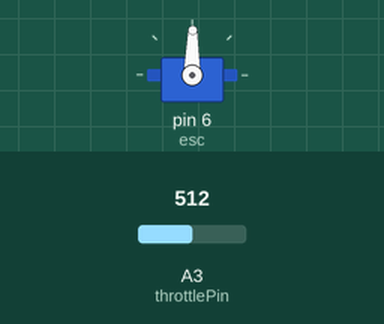
Simulated run of this sketch. Board: Arduino Uno, built with avr-gcc and run on an emulated ATmega328P. Parts: servo. The test bench sets the inputs (shaded band); at power-on: A3 (throttlePin) = 512.

Above: at 1.2 s.
1.3 s: A3 (throttlePin) set to 716
At 2.2 s:
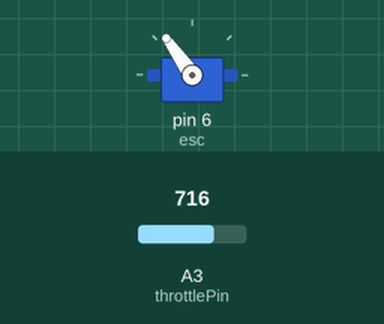
2.8 s: A3 (throttlePin) set to 900
At 3.3 s:
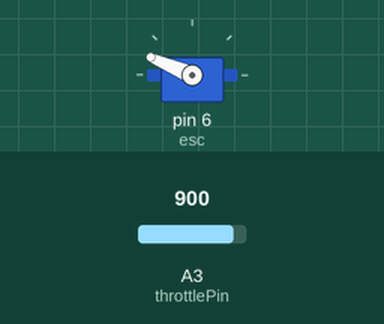
4.3 s: A3 (throttlePin) set to 1023
At 5.5 s:
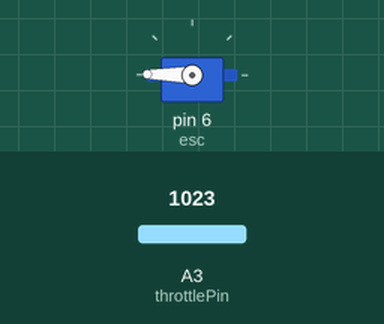
5.8 s: A3 (throttlePin) set to 306
At 6.8 s:
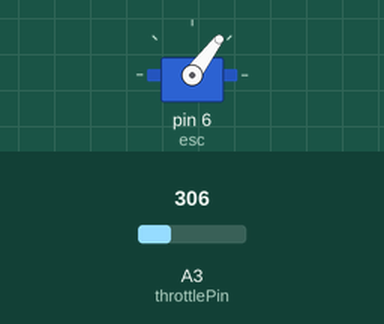
7.3 s: A3 (throttlePin) set to 122
At 7.9 s:
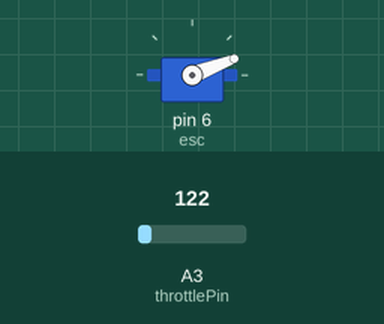
8.8 s: A3 (throttlePin) set to 511
At 9.1 s:
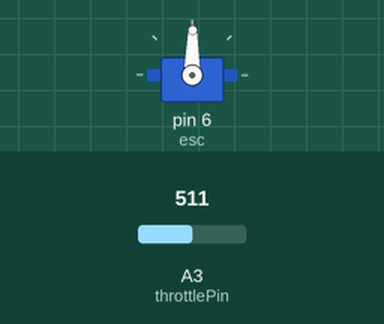
Timing chart, 0 to 11.3 s (numbered marks = the images above; inputs shaded):
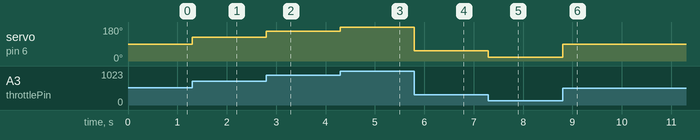

Measured:
- after the input at 1.3 s, servo on pin 6 (esc): 89° → 125° at once
- after the input at 2.8 s, servo on pin 6 (esc): 125° → 157° at once
- after the input at 4.3 s, servo on pin 6 (esc): 157° → 179° at once
- after the input at 5.8 s, servo on pin 6 (esc): 179° → 53° at once
- after the input at 7.3 s, servo on pin 6 (esc): 53° → 21° at once
- after the input at 8.8 s, servo on pin 6 (esc): 21° → 89° at once

The sketch:

escControl.ino
```cpp
#include <Servo.h>

Servo esc;              //create variable esc of type servo
int throttlePin = 3;    //analog input pin 3

void setup()
{
esc.attach(6);          //attach servo variable to pwm pin 6
}

void loop()
{
int throttle = analogRead(throttlePin);     //read potentiometer position
throttle = map(throttle, 0, 1023, 0, 179);  //map pot value to servo value
                                            //ex: half value of pot: 512
                                            //would give half value of servo: 90
esc.write(throttle);                        //writes value to servo
}
```
